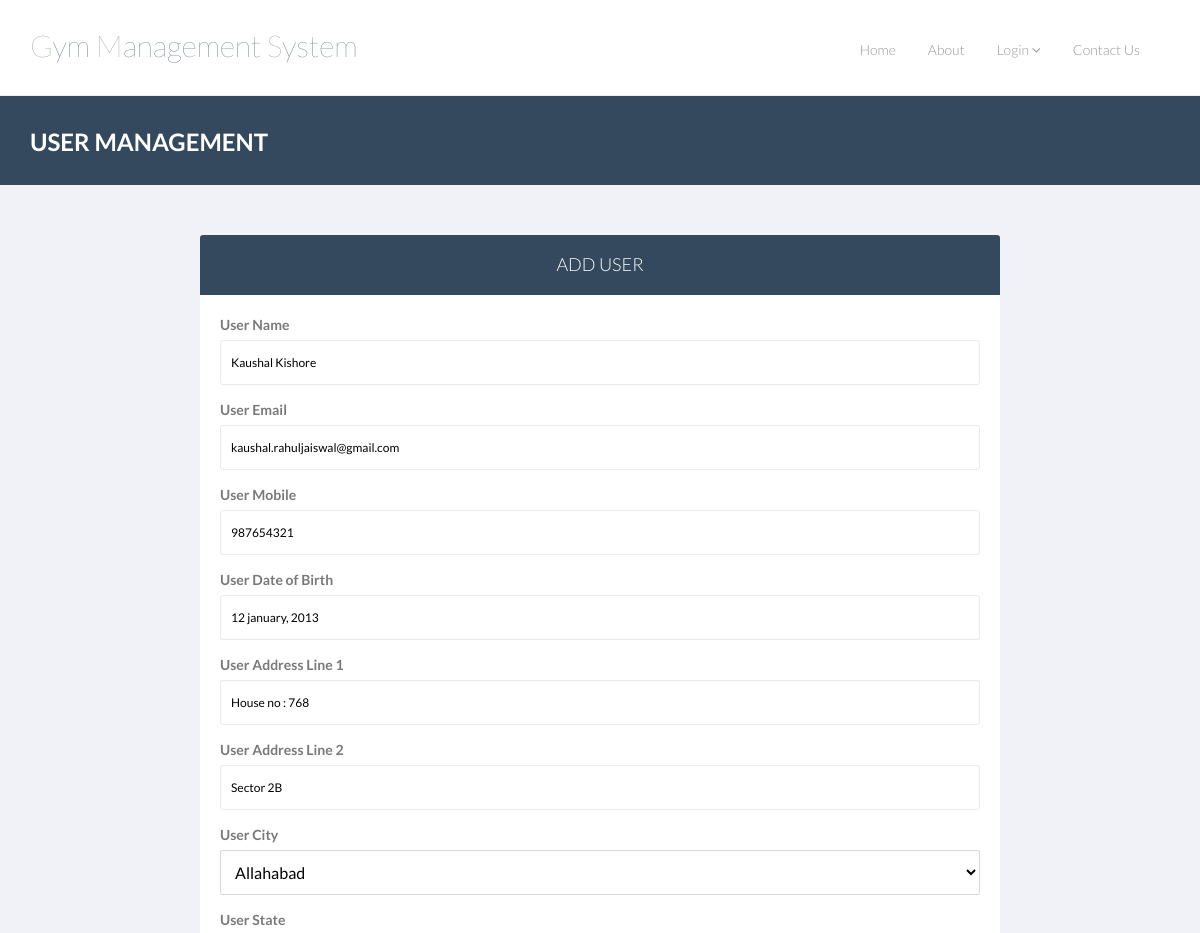
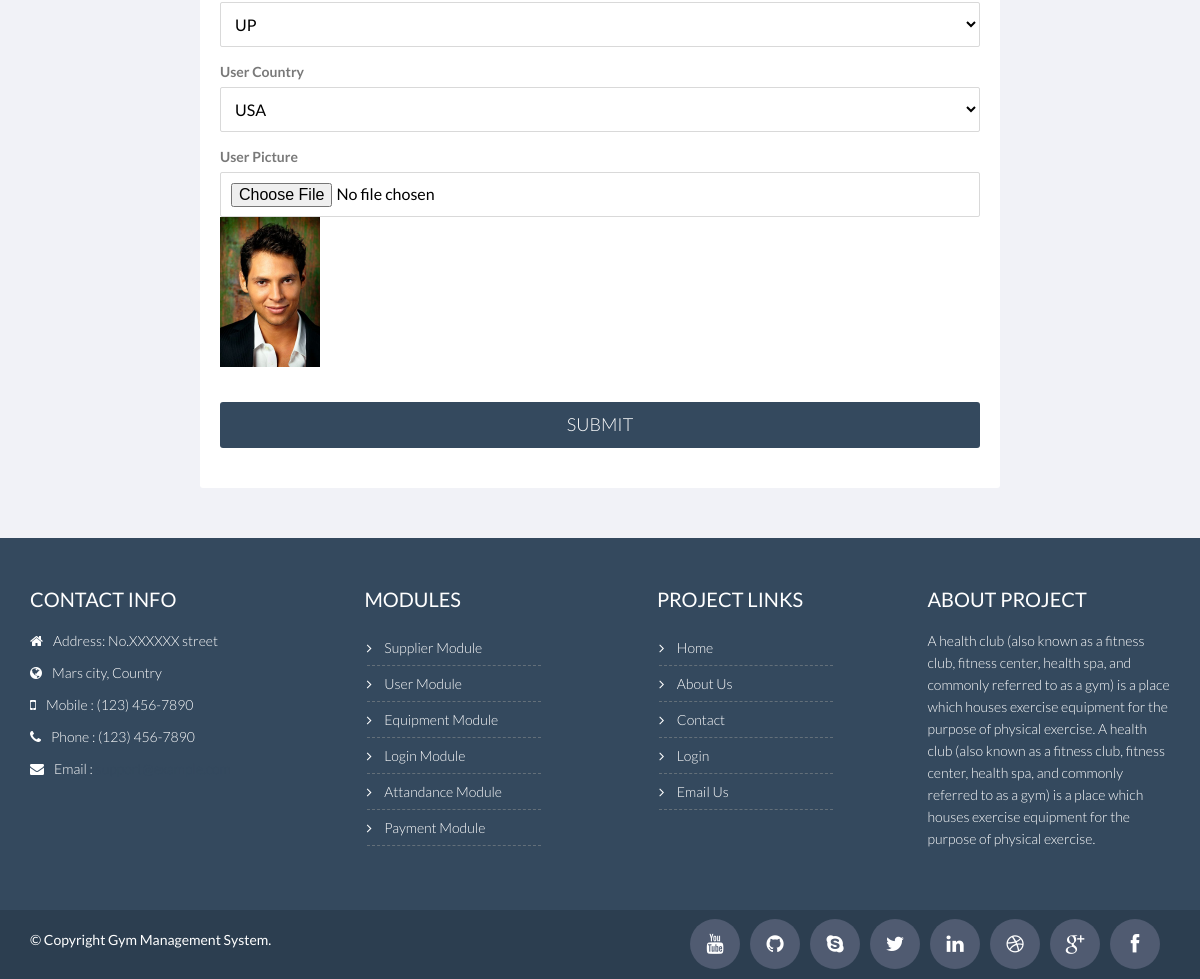
Screenshot of /gym_management_system/user.php?user_id=4 with the database file from the repository (2 pictures, top to bottom).
### tables this page shows
CREATE TABLE `user` (
  `user_id` int(11) NOT NULL,
  `user_level_id` varchar(255) DEFAULT NULL,
  `user_username` varchar(255) DEFAULT NULL,
  `user_password` varchar(255) DEFAULT NULL,
  `user_name` varchar(255) NOT NULL,
  `user_add1` varchar(255) NOT NULL,
  `user_add2` varchar(255) NOT NULL,
  `user_city` varchar(255) NOT NULL,
  `user_state` varchar(255) NOT NULL,
  `user_country` varchar(255) NOT NULL,
  `user_email` varchar(255) NOT NULL,
  `user_mobile` varchar(255) NOT NULL,
  `user_gender` varchar(255) NOT NULL,
  `user_dob` varchar(255) NOT NULL,
  `user_image` varchar(255) NOT NULL
);

### gym_management_system/user.php (the view, shortened to what this page needs)
<?php
	include_once("includes/header.php");
	if($_REQUEST[user_id])
	{
		$SQL="SELECT * FROM `user` WHERE user_id = $_REQUEST[user_id]";
		$rs=mysqli_query($con,$SQL) or die(mysqli_error());
		$data=mysqli_fetch_assoc($rs);
	}
?>
    <div class="breadcrumbs">
        <div class="container">
            <div class="row">
                <div class="col-lg-4 col-sm-4">
                    <h1>User Management</h1>
                </div>
            </div>
        </div>
    </div>
    <div class="registration-bg">
        <div class="container">
            <form action="lib/user.php" enctype="multipart/form-data" method="post" class="form-signin wow fadeInUp" action="" style="max-width:800px">
                <h2 class="form-signin-heading">Add User</h2>
                <div class="login-wrap">
				    <div class="form-group">
						<label for="pwd">User Name</label>
						<input type="text" class="form-control" placeholder="User Name" autofocus="" name="user_name" id="user_name" value="<?=$data[user_name]?>">
				    </div>
				    <div class="form-group">
						<label for="pwd">User Email</label>
						<input type="text" class="form-control" placeholder="User Email" autofocus="" name="user_email" id="user_email" value="<?=$data[user_email]?>">
				    </div>
				    <div class="form-group">
						<label for="pwd">User Mobile</label>
						<input type="text" class="form-control" placeholder="User Mobile" autofocus="" name="user_mobile" id="user_mobile" value="<?=$data[user_mobile]?>">
				    </div>
				    <div class="form-group">
						<label for="pwd">User Date of Birth</label>
						<input type="text" class="form-control" placeholder="User Date of Birth" autofocus="" id="user_dob" name="user_dob" value="<?=$data[user_dob]?>">
				    </div>
				    <div class="form-group">
						<label for="pwd">User Address Line 1</label>
						<input type="text" class="form-control" placeholder="User Address Line 1" autofocus="" name="user_add1" id="user_date" value="<?=$data[user_add1]?>">
				    </div>
				    <div class="form-group">
						<label for="pwd">User Address Line 2</label>
						<input type="text" class="form-control" placeholder="User Address Line 2" autofocus="" name="user_add2" id="user_add2" value="<?=$data[user_add2]?>">
				    </div>
                    <div class="form-group">
						<label for="pwd">User City</label>
						<select name="user_city" required class="form-control" placeholder="Select User" autofocus=""/>
							<?php echo get_new_optionlist("city","city_id","city_name",$data[user_city]); ?>
				    </div>
                    <div class="form-group">
						<label for="pwd">User State</label>
						<select name="user_state" required class="form-control" placeholder="Select Month" autofocus=""/>
							<?php echo get_new_optionlist("state","state_id","state_name",$data[user_state]); ?>
				    </div>
				    <div class="form-group">
						<label for="pwd">User Country</label>
						<select name="user_country" required class="form-control" placeholder="Select Month" autofocus=""/>
							<?php echo get_new_optionlist("country","country_id","country_name",$data[user_country]); ?>
				    </div>
				    <div class="form-group">
						<label for="pwd">User Picture</label>
						<input type="file" class="form-control" placeholder="User Mobile" autofocus="" name="user_image" id="user_image" value="<?=$data[user_image]?>">
						<?php if(isset($data[user_image]) && $data[user_image] != "")  {?>
						<div><img src="<?=$SERVER_PATH.'uploads/'.$data[user_image]?>" style="width: 100px"></div><br>
						<?php } ?>
				    </div>
                    <button class="btn btn-lg btn-login btn-block" type="submit">Submit</button>
                </div>
            </form>
        </div>
     </div>
<?php include_once("includes/footer.php"); ?>

### gym_management_system/css/theme.css (style rules this page uses)
body { padding-top: 70px; padding-bottom: 30px; }

### gym_management_system/css/component.css (style rules this page uses)
body { position: relative; }

### gym_management_system/css/style.css (style rules this page uses)
body { color: #797979; font-family: 'Lato', sans-serif; padding: 0px !important; margin: 0px !important; font-size: 14px; }
h1, h2, h3, h4, h5, h6 { font-family: 'Lato', sans-serif; }
.breadcrumbs { background: #34495e; color: #fff; padding: 30px 0; margin-bottom: 40px; }
.breadcrumbs h1 { font-size: 24px; font-weight: 600; margin: 3px 0 0; text-transform: uppercase; }
.registration-bg { margin-top: -40px; background-color: #f1f2f7; }
.form-control { border: 1px solid #d9d9d9; border-radius: 2px; color:#000000; }
.btn-lg { border-radius: 1px; -webkit-border-radius: 1px; -moz-border-radius: 1px; }
.form-signin { max-width: 600px; margin: 50px auto 50px; background: #fff; border-radius: 3px; -moz-border-radius: 3px; -webkit-border-radius: 3px; }
.form-signin h2.form-signin-heading { margin: 0; padding: 20px 15px; text-align: center; background: #34495e; border-radius: 3px 3px 0 0; -moz-border-radius: 3px 3px 0 0; -webkit-border-radius: 3px 3px 0 0; color: #fff; font-size: 18px; text-transform: uppercase; font-weight: 300; }
.form-signin .form-control { position: relative; font-size: 16px; height: 45px; padding: 10px; -webkit-box-sizing: border-box; -moz-box-sizing: border-box; box-sizing: border-box; }
.form-signin input[type="text"], .form-signin input[type="password"] { margin-bottom: 15px; border-radius: 3px; -webkit-border-radius: 3px; -moz-border-radius: 3px; border: 1px solid #eaeaea; box-shadow: none; font-size: 12px; }
.form-signin .btn-login { background: #34495e; color: #fff; text-transform: uppercase; font-weight: 300; margin-bottom: 20px; border-radius: 3px; -webkit-border-radius: 3px; -moz-border-radius: 3px; -webkit-transition: all .3s ease; -moz-transition: all .3s ease; -ms-transition: all .3s ease; -o-transition: all .3s ease; transition: all .3s ease; }
.login-wrap { padding: 20px; -webkit-border-radius: 3px; -moz-border-radius: 3px; border-radius: 3px; }
.btn { border-radius: 4px; -webkit-border-radius: 4px; -moz-border-radius: 4px; }
.btn { font-weight: 500; -webkit-border-radius: 3px; -moz-border-radius: 3px; border-radius: 3px; border: 1px solid transparent; }

### rows the page displays
user: user_name "Kaushal Kishore", user_email "kaushal.rahuljaiswal@gmail.com", user_mobile "987654321", user_dob "12 january, 2013", user_add1 "House no : 768", user_add2 "Sector 2B", user_image (picture)

### other values shown
form field user_city "Allahabad"
form field user_state "UP"
form field user_country "USA"
